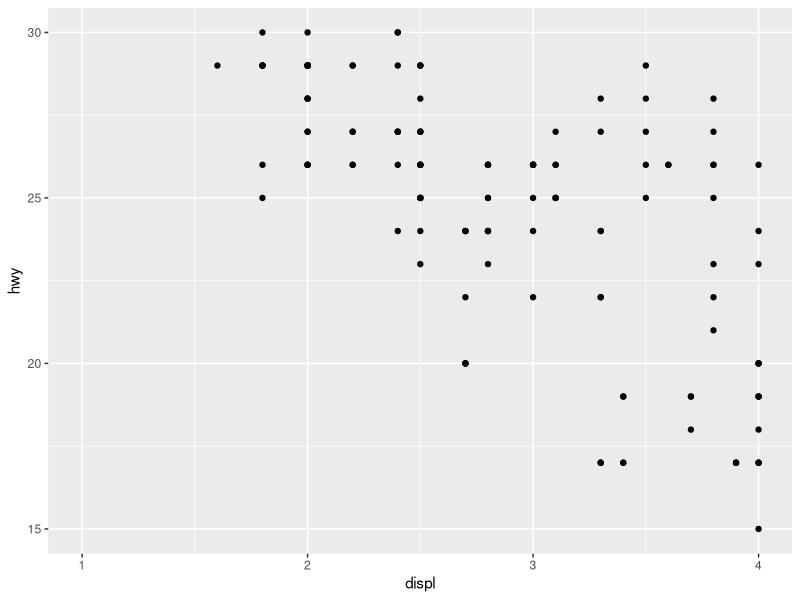

This figure's R source:
library(ggplot2);
df <- mpg;
print(head(df));

pl <- ggplot(mpg, aes(x = displ, y = hwy));
pl2 <- pl + geom_point();
print( pl2 + coord_cartesian(xlim = c(1,4),ylim = c(15,30)));
